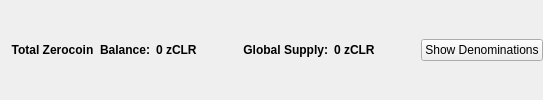
                       <widget class="QFrame" name="balanceSupplyFrame">
                        <layout class="QHBoxLayout" name="horizontalLayout_2" stretch="0,0,0,1,0">
                         <property name="rightMargin">
                          <number>0</number>
                         </property>
                         <item>
                          <layout class="QHBoxLayout" name="horizontalLayout_34">
                           <item>
                            <widget class="QLabel" name="labelzAvailableText_3">
                             <property name="font">
                              <font>
                               <weight>75</weight>
                               <bold>true</bold>
                              </font>
                             </property>
                             <property name="toolTip">
                              <string>Total Balance including unconfirmed and immature zCLR</string>
                             </property>
                             <property name="text">
                              <string>Total Zerocoin  Balance:</string>
                             </property>
                             <property name="alignment">
                              <set>Qt::AlignRight|Qt::AlignTrailing|Qt::AlignVCenter</set>
                             </property>
                            </widget>
                           </item>
                           <item>
                            <widget class="QLabel" name="labelzAvailableAmount_4">
                             <property name="minimumSize">
                              <size>
                               <width>40</width>
                               <height>0</height>
                              </size>
                             </property>
                             <property name="font">
                              <font>
                               <weight>75</weight>
                               <bold>true</bold>
                              </font>
                             </property>
                             <property name="toolTip">
                              <string>Total Balance including unconfirmed and immature zCLR</string>
                             </property>
                             <property name="text">
                              <string>0 zCLR</string>
                             </property>
                             <property name="alignment">
                              <set>Qt::AlignLeading|Qt::AlignLeft|Qt::AlignVCenter</set>
                             </property>
                            </widget>
                           </item>
                          </layout>
                         </item>
                         <item>
                          <spacer name="horizontalSpacer_32">
                           <property name="orientation">
                            <enum>Qt::Horizontal</enum>
                           </property>
                           <property name="sizeHint" stdset="0">
                            <size>
                             <width>40</width>
                             <height>20</height>
                            </size>
                           </property>
                          </spacer>
                         </item>
                         <item>
                          <layout class="QHBoxLayout" name="horizontalLayout_35">
                           <item>
                            <widget class="QLabel" name="labelZsupplyText_2">
                             <property name="font">
                              <font>
                               <weight>75</weight>
                               <bold>true</bold>
                              </font>
                             </property>
                             <property name="text">
                              <string>Global Supply:</string>
                             </property>
                             <property name="alignment">
                              <set>Qt::AlignRight|Qt::AlignTrailing|Qt::AlignVCenter</set>
                             </property>
                            </widget>
                           </item>
                           <item>
                            <widget class="QLabel" name="labelZsupplyAmount_2">
                             <property name="font">
                              <font>
                               <weight>75</weight>
                               <bold>true</bold>
                              </font>
                             </property>
                             <property name="text">
                              <string>0 zCLR</string>
                             </property>
                            </widget>
                           </item>
                          </layout>
                         </item>
                         <item>
                          <spacer name="horizontalSpacer_31">
                           <property name="orientation">
                            <enum>Qt::Horizontal</enum>
                           </property>
                           <property name="sizeHint" stdset="0">
                            <size>
                             <width>40</width>
                             <height>20</height>
                            </size>
                           </property>
                          </spacer>
                         </item>
                         <item>
                          <widget class="QPushButton" name="pushButtonShowDenoms">
                           <property name="toolTip">
                            <string>Show zCLR denominations list</string>
                           </property>
                           <property name="text">
                            <string>Show Denominations</string>
                           </property>
                          </widget>
                         </item>
                        </layout>
                       </widget>
